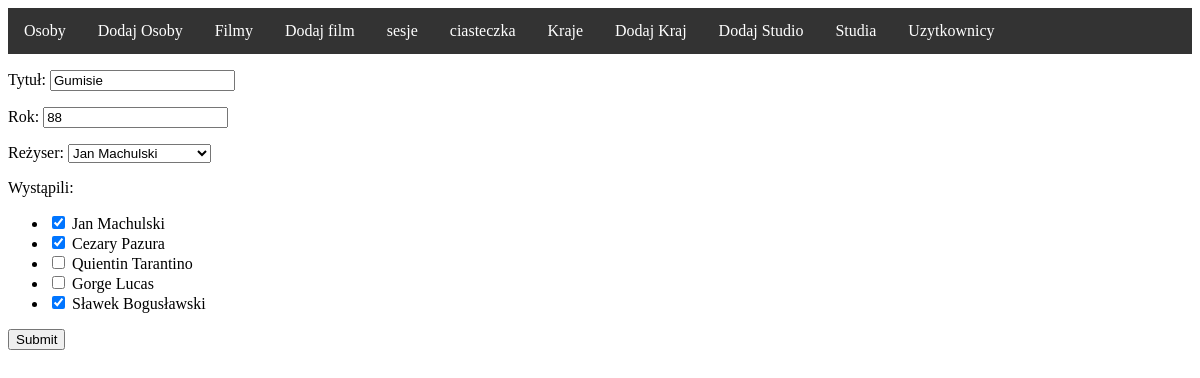
The page /movie/8/ on the database its author committed.
### filmweb/models.py (models this page shows, shortened)
class Movie(models.Model):
    title = models.CharField(max_length=20)
    year = models.IntegerField()
    directed_by = models.ForeignKey(Person, on_delete=models.CASCADE, null=True, related_name='directed')
    actors = models.ManyToManyField(Person, related_name='played_in')
    studio = models.ForeignKey(Studio, on_delete=models.CASCADE,default=1)

class Person(models.Model):
    first_name = models.CharField(max_length=20)
    last_name = models.CharField(max_length=20)
    def __str__(self):
        return f"{self.first_name} {self.last_name}"

### filmweb/views.py (the view, shortened to what this page needs)
# urls.py: path('movie/<int:id>/', views.detail_movie_view, name='movie'),
def detail_movie_view(request, id):
    object = Movie.objects.get(id=id)
    persons = Person.objects.all()
    if request.method == 'GET':
        return render(request, "movie_detail.html",  {'movie':object, 'persons':persons})

### templates/movie_detail.html (shortened to what this page needs)
{% extends 'base.html' %}
{% block content %}
<div>
    <form method="post">
    <p>Tytuł: <input type="text" value="{{ movie.title }}" name="title"> </p>
    <p>Rok: <input type="number" value="{{ movie.year }}" name="year"></p>
        <p>Reżyser:
        <select name="directed_by">
            {% for osoba in persons %}
                {% if osoba == movie.directed_by %}
                    <option selected value="{{ osoba.id }}">{{ osoba }}</option>
                {% else %}
                    <option value="{{ osoba.id }}">{{ osoba }}</option>
                {% endif %}
            {% endfor %}
        </select>
        </p>
    <p>Wystąpili:
        <ul>
        {% for actor in persons %}
                {% if actor in movie.actors.all %}
                    <li><input name='actors' type="checkbox" checked value="{{ actor.id }}"> {{ actor }}</li>
                {% else %}
                    <li><input name='actors' type="checkbox" value="{{ actor.id }}"> {{ actor }}</li>
            {% endif %}
        {% endfor %}
        </ul>
    </p>
        <input type="submit">
    </form>
</div>
{% endblock %}

### rows shown on the page
Movie: title "Gumisie", year "88"
Person: first_name+last_name "Jan Machulski"
Person: first_name+last_name "Cezary Pazura"
Person: first_name+last_name "Quientin Tarantino"
Person: first_name+last_name "Gorge Lucas"
Person: first_name+last_name "Sławek Bogusławski"

### other values the page prints
form field directed_by "Jan Machulski"
